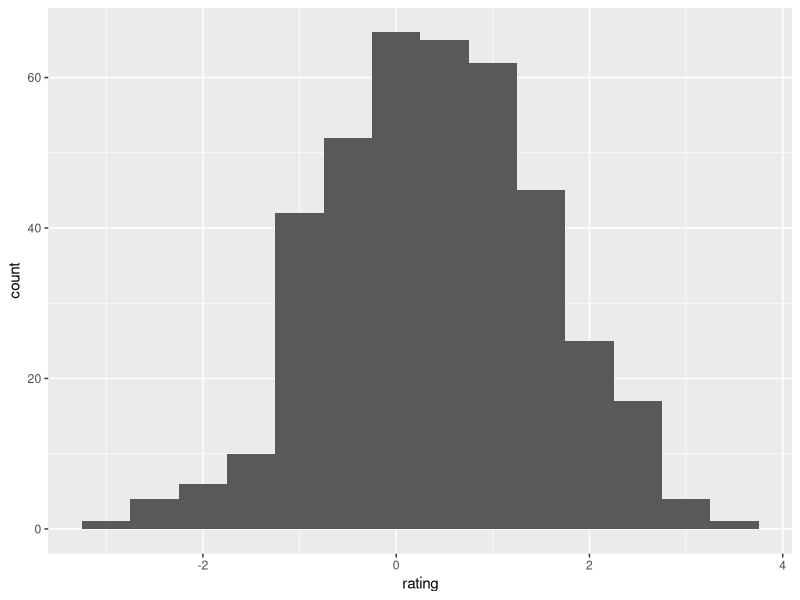
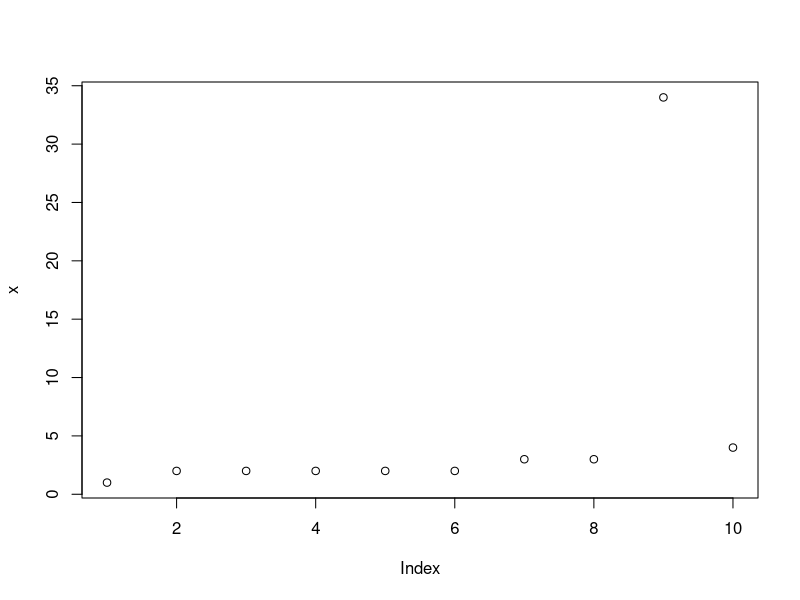

R code for these plots, in order:
set.seed(1234)
dat <- data.frame(cond = factor(rep(c("A","B"), each=200)), 
                  rating = c(rnorm(200),rnorm(200, mean=.8)))
# View first few rows
head(dat)

library(ggplot2)
ggplot(dat, aes(x=rating)) + geom_histogram(binwidth=.5)


x <- c(1,2,2,2,2,2,3,3,34,4)
plot(x)
